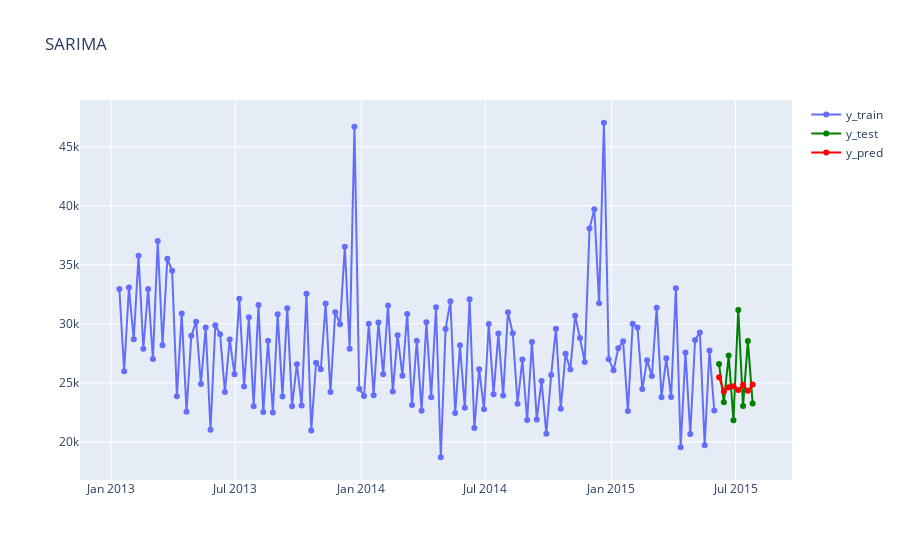

The notebook cell saved with this chart:
### Code cell
fig = go.Figure()

fig.add_traces(go.Scatter(x=y_train.index, y=y_train.values, mode='lines+markers', name = "y_train"))
fig.add_traces(go.Scatter(x=y_test.index, y=y_test.values, mode='lines+markers', name = "y_test", line=dict(color="green")) )
fig.add_traces(go.Scatter(x=y_pred_out.index, y=y_pred_out.values, mode='lines+markers', name = "y_pred", line=dict(color="red")))
fig.update_layout(title="SARIMA")
fig.show()
